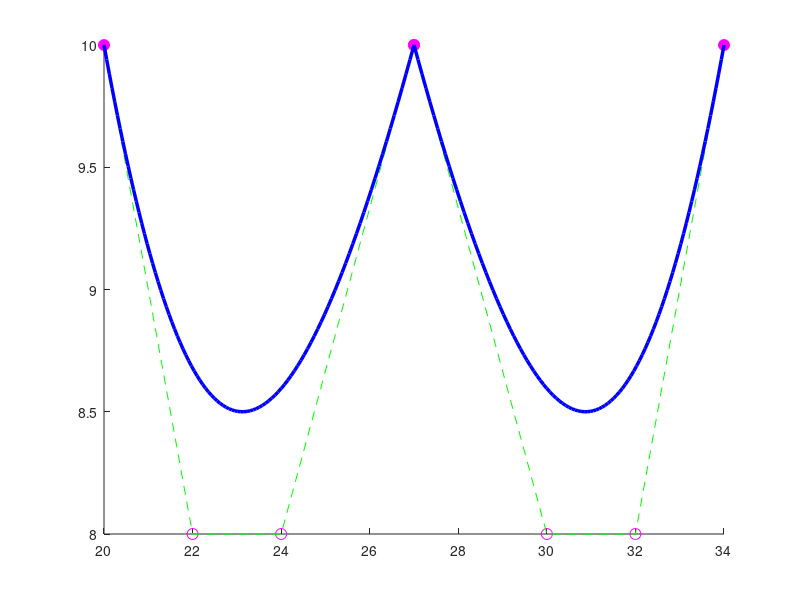

Here is the MATLAB script that generated this plot:
function gura_1_poligoane_control()

% --> Codul acesta reprezinta partea de sus a gurii, adica "W"-ul (buzele de sus) <--

t = linspace(0,1,100); % Parametrul
% Punctele de control
b1 = [20 22 24 27; 10 8 8 10]; 
b2 = [27 30 32 34; 10 8 8 10];
% Polinoamele Bernstein de gradul 3
B0 = (1-t).^3;
B1 = 3.*(1-t).^2.*t;
B2 = 3.*(1-t).*t.^2;
B3 = t.^3;
B = [B0;B1;B2;B3]; % Matricea care cuprinde toate polinoamele Bernstein
% Curbele Bezier
f1 = b1*B;
f2 = b2*B;

% --> Desenare grafic (curba + poligoanele de control) <--
hold on 
% Deseneaza cercuri pline pentru primul si ultimul punct din poligoanele de control
plot([b1(1,1),b1(1,end)],[b1(2,1),b1(2,end)],'mo','MarkerFaceColor','m','MarkerSize',8)
plot([b2(1,1),b2(1,end)],[b2(2,1),b2(2,end)],'mo','MarkerFaceColor','m','MarkerSize',8)

% Deseneaza cercuri goale pentru punctele interioare din poligoanele de control 
plot(b1(1,2:end-1),b1(2,2:end-1),'mo','MarkerSize',8)
plot(b2(1,2:end-1),b2(2,2:end-1),'mo','MarkerSize',8)

% Traseaza poligoanele de control
plot(b1(1,:),b1(2,:),'--g')
plot(b2(1,:),b2(2,:),'--g')

% Traseaza curbele Bezier generate din punctele de control
plot(f1(1,:),f1(2,:),'b','LineWidth',2.5)
plot(f2(1,:),f2(2,:),'b','LineWidth',2.5)
hold off

end